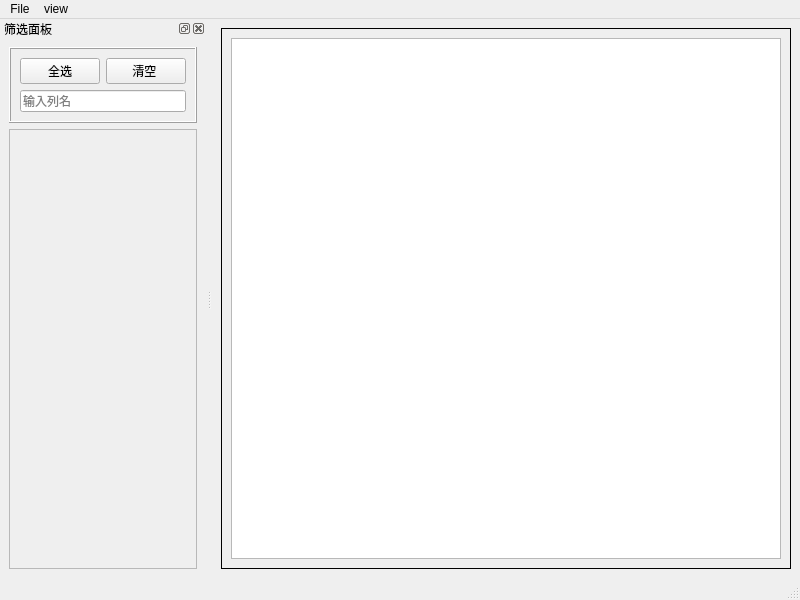
<?xml version="1.0" encoding="UTF-8"?>
<ui version="4.0">
 <class>MainWindow</class>
 <widget class="QMainWindow" name="MainWindow">
  <property name="geometry">
   <rect>
    <x>0</x>
    <y>0</y>
    <width>800</width>
    <height>600</height>
   </rect>
  </property>
  <property name="windowTitle">
   <string>MainWindow</string>
  </property>
  <widget class="QWidget" name="centralwidget">
   <layout class="QHBoxLayout" name="horizontalLayout">
    <item>
     <widget class="QFrame" name="frame">
      <property name="frameShape">
       <enum>QFrame::Panel</enum>
      </property>
      <layout class="QGridLayout" name="gridLayout_2">
       <item row="0" column="0">
        <widget class="QTableView" name="tableView"/>
       </item>
      </layout>
     </widget>
    </item>
   </layout>
  </widget>
  <widget class="QMenuBar" name="menubar">
   <property name="geometry">
    <rect>
     <x>0</x>
     <y>0</y>
     <width>800</width>
     <height>21</height>
    </rect>
   </property>
   <widget class="QMenu" name="menu">
    <property name="title">
     <string>File</string>
    </property>
    <addaction name="action_open"/>
   </widget>
   <widget class="QMenu" name="menuview">
    <property name="title">
     <string>view</string>
    </property>
    <addaction name="action_show_select"/>
   </widget>
   <addaction name="menu"/>
   <addaction name="menuview"/>
  </widget>
  <widget class="QStatusBar" name="statusbar"/>
  <widget class="QDockWidget" name="dockWidget">
   <property name="windowTitle">
    <string>筛选面板</string>
   </property>
   <attribute name="dockWidgetArea">
    <number>1</number>
   </attribute>
   <widget class="QWidget" name="dockWidgetContents">
    <layout class="QVBoxLayout" name="verticalLayout">
     <item>
      <widget class="QFrame" name="frame_button">
       <property name="maximumSize">
        <size>
         <width>16777215</width>
         <height>100</height>
        </size>
       </property>
       <property name="frameShape">
        <enum>QFrame::Box</enum>
       </property>
       <property name="frameShadow">
        <enum>QFrame::Raised</enum>
       </property>
       <layout class="QGridLayout" name="gridLayout">
        <item row="0" column="0">
         <widget class="QPushButton" name="pushButton_all">
          <property name="maximumSize">
           <size>
            <width>100</width>
            <height>16777215</height>
           </size>
          </property>
          <property name="text">
           <string>全选</string>
          </property>
         </widget>
        </item>
        <item row="0" column="1">
         <widget class="QPushButton" name="pushButton_clear">
          <property name="maximumSize">
           <size>
            <width>100</width>
            <height>16777215</height>
           </size>
          </property>
          <property name="text">
           <string>清空 </string>
          </property>
         </widget>
        </item>
        <item row="1" column="0" colspan="2">
         <widget class="QLineEdit" name="lineEdit_clowmn_name">
          <property name="text">
           <string/>
          </property>
          <property name="placeholderText">
           <string>输入列名</string>
          </property>
         </widget>
        </item>
       </layout>
      </widget>
     </item>
     <item>
      <widget class="QScrollArea" name="scrollArea_select">
       <property name="horizontalScrollBarPolicy">
        <enum>Qt::ScrollBarAlwaysOff</enum>
       </property>
       <property name="widgetResizable">
        <bool>true</bool>
       </property>
       <widget class="QWidget" name="scrollAreaWidgetContents">
        <property name="geometry">
         <rect>
          <x>0</x>
          <y>0</y>
          <width>186</width>
          <height>437</height>
         </rect>
        </property>
        <layout class="QVBoxLayout" name="scrollAreaLayout">
         <item>
          <spacer name="verticalSpacer">
           <property name="orientation">
            <enum>Qt::Vertical</enum>
           </property>
           <property name="sizeHint" stdset="0">
            <size>
             <width>20</width>
             <height>40</height>
            </size>
           </property>
          </spacer>
         </item>
        </layout>
       </widget>
      </widget>
     </item>
    </layout>
   </widget>
  </widget>
  <action name="action_open">
   <property name="text">
    <string>open</string>
   </property>
  </action>
  <action name="action_show_select">
   <property name="text">
    <string>select</string>
   </property>
  </action>
 </widget>
 <resources/>
 <connections/>
</ui>
